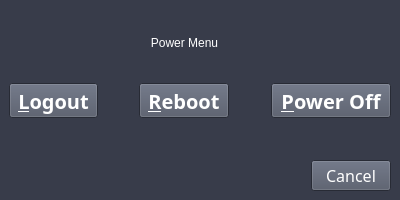
<?xml version="1.0" encoding="UTF-8"?>
<ui version="4.0">
 <class>MainWindow</class>
 <widget class="QMainWindow" name="MainWindow">
  <property name="geometry">
   <rect>
    <x>0</x>
    <y>0</y>
    <width>400</width>
    <height>200</height>
   </rect>
  </property>
  <property name="sizePolicy">
   <sizepolicy hsizetype="Maximum" vsizetype="Maximum">
    <horstretch>0</horstretch>
    <verstretch>0</verstretch>
   </sizepolicy>
  </property>
  <property name="maximumSize">
   <size>
    <width>400</width>
    <height>200</height>
   </size>
  </property>
  <property name="palette">
   <palette>
    <active>
     <colorrole role="WindowText">
      <brush brushstyle="SolidPattern">
       <color alpha="255">
        <red>255</red>
        <green>255</green>
        <blue>255</blue>
       </color>
      </brush>
     </colorrole>
     <colorrole role="Button">
      <brush brushstyle="SolidPattern">
       <color alpha="255">
        <red>80</red>
        <green>86</green>
        <blue>102</blue>
       </color>
      </brush>
     </colorrole>
     <colorrole role="Text">
      <brush brushstyle="SolidPattern">
       <color alpha="255">
        <red>189</red>
        <green>189</green>
        <blue>189</blue>
       </color>
      </brush>
     </colorrole>
     <colorrole role="ButtonText">
      <brush brushstyle="SolidPattern">
       <color alpha="255">
        <red>255</red>
        <green>255</green>
        <blue>255</blue>
       </color>
      </brush>
     </colorrole>
     <colorrole role="Window">
      <brush brushstyle="SolidPattern">
       <color alpha="255">
        <red>56</red>
        <green>60</green>
        <blue>74</blue>
       </color>
      </brush>
     </colorrole>
    </active>
    <inactive>
     <colorrole role="WindowText">
      <brush brushstyle="SolidPattern">
       <color alpha="255">
        <red>255</red>
        <green>255</green>
        <blue>255</blue>
       </color>
      </brush>
     </colorrole>
     <colorrole role="Button">
      <brush brushstyle="SolidPattern">
       <color alpha="255">
        <red>80</red>
        <green>86</green>
        <blue>102</blue>
       </color>
      </brush>
     </colorrole>
     <colorrole role="Text">
      <brush brushstyle="SolidPattern">
       <color alpha="255">
        <red>189</red>
        <green>189</green>
        <blue>189</blue>
       </color>
      </brush>
     </colorrole>
     <colorrole role="ButtonText">
      <brush brushstyle="SolidPattern">
       <color alpha="255">
        <red>255</red>
        <green>255</green>
        <blue>255</blue>
       </color>
      </brush>
     </colorrole>
     <colorrole role="Window">
      <brush brushstyle="SolidPattern">
       <color alpha="255">
        <red>56</red>
        <green>60</green>
        <blue>74</blue>
       </color>
      </brush>
     </colorrole>
    </inactive>
    <disabled>
     <colorrole role="Button">
      <brush brushstyle="SolidPattern">
       <color alpha="255">
        <red>80</red>
        <green>86</green>
        <blue>102</blue>
       </color>
      </brush>
     </colorrole>
     <colorrole role="Base">
      <brush brushstyle="SolidPattern">
       <color alpha="255">
        <red>56</red>
        <green>60</green>
        <blue>74</blue>
       </color>
      </brush>
     </colorrole>
     <colorrole role="Window">
      <brush brushstyle="SolidPattern">
       <color alpha="255">
        <red>56</red>
        <green>60</green>
        <blue>74</blue>
       </color>
      </brush>
     </colorrole>
    </disabled>
   </palette>
  </property>
  <property name="windowTitle">
   <string>MainWindow</string>
  </property>
  <widget class="QWidget" name="centralwidget">
   <layout class="QGridLayout" name="gridLayout">
    <item row="2" column="2" alignment="Qt::AlignHCenter">
     <widget class="QToolButton" name="buttonReboot">
      <property name="sizePolicy">
       <sizepolicy hsizetype="Fixed" vsizetype="Fixed">
        <horstretch>0</horstretch>
        <verstretch>0</verstretch>
       </sizepolicy>
      </property>
      <property name="font">
       <font>
        <family>Ubuntu Mono</family>
        <pointsize>15</pointsize>
        <bold>true</bold>
       </font>
      </property>
      <property name="text">
       <string>&amp;Reboot</string>
      </property>
      <property name="icon">
       <iconset>
        <normalon>:/icons/reboot.png</normalon>
       </iconset>
      </property>
      <property name="iconSize">
       <size>
        <width>100</width>
        <height>80</height>
       </size>
      </property>
      <property name="shortcut">
       <string>R</string>
      </property>
      <property name="toolButtonStyle">
       <enum>Qt::ToolButtonTextUnderIcon</enum>
      </property>
     </widget>
    </item>
    <item row="0" column="2">
     <widget class="QLabel" name="labelTitle">
      <property name="sizePolicy">
       <sizepolicy hsizetype="MinimumExpanding" vsizetype="Preferred">
        <horstretch>0</horstretch>
        <verstretch>0</verstretch>
       </sizepolicy>
      </property>
      <property name="text">
       <string>Power Menu</string>
      </property>
      <property name="alignment">
       <set>Qt::AlignCenter</set>
      </property>
     </widget>
    </item>
    <item row="2" column="3">
     <widget class="QToolButton" name="buttonPower">
      <property name="sizePolicy">
       <sizepolicy hsizetype="Maximum" vsizetype="Maximum">
        <horstretch>0</horstretch>
        <verstretch>0</verstretch>
       </sizepolicy>
      </property>
      <property name="font">
       <font>
        <family>Ubuntu Mono</family>
        <pointsize>15</pointsize>
        <bold>true</bold>
       </font>
      </property>
      <property name="text">
       <string>&amp;Power Off</string>
      </property>
      <property name="icon">
       <iconset>
        <normalon>:/icons/power.png</normalon>
       </iconset>
      </property>
      <property name="iconSize">
       <size>
        <width>100</width>
        <height>80</height>
       </size>
      </property>
      <property name="shortcut">
       <string>P</string>
      </property>
      <property name="toolButtonStyle">
       <enum>Qt::ToolButtonTextUnderIcon</enum>
      </property>
     </widget>
    </item>
    <item row="2" column="1">
     <widget class="QToolButton" name="buttonLogout">
      <property name="font">
       <font>
        <family>Ubuntu Mono</family>
        <pointsize>15</pointsize>
        <bold>true</bold>
       </font>
      </property>
      <property name="text">
       <string>&amp;Logout</string>
      </property>
      <property name="icon">
       <iconset>
        <normalon>:/icons/logout.png</normalon>
       </iconset>
      </property>
      <property name="iconSize">
       <size>
        <width>100</width>
        <height>80</height>
       </size>
      </property>
      <property name="shortcut">
       <string>L</string>
      </property>
      <property name="toolButtonStyle">
       <enum>Qt::ToolButtonTextUnderIcon</enum>
      </property>
     </widget>
    </item>
    <item row="4" column="3" alignment="Qt::AlignRight|Qt::AlignBottom">
     <widget class="QPushButton" name="pushButton">
      <property name="sizePolicy">
       <sizepolicy hsizetype="Maximum" vsizetype="Maximum">
        <horstretch>0</horstretch>
        <verstretch>0</verstretch>
       </sizepolicy>
      </property>
      <property name="minimumSize">
       <size>
        <width>80</width>
        <height>25</height>
       </size>
      </property>
      <property name="font">
       <font>
        <family>Ubuntu Mono</family>
        <pointsize>12</pointsize>
       </font>
      </property>
      <property name="text">
       <string>Cancel</string>
      </property>
      <property name="shortcut">
       <string>Esc</string>
      </property>
     </widget>
    </item>
   </layout>
  </widget>
 </widget>
 <resources/>
 <connections/>
</ui>
